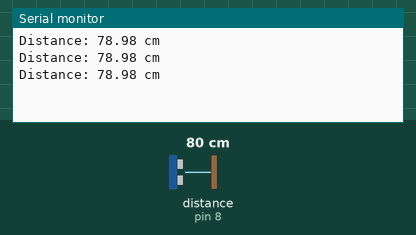
Simulated run of this sketch. Board: Arduino Uno, built with avr-gcc and run on an emulated ATmega328P. Parts: the last lines printed to the serial monitor. Wiring (inferred from the names in the program): ultrasonic range finder: trigger pin 7; echo pin 8. Inputs (shaded band) come from the test bench; at power-on: distance to the obstacle (sensor on pin 8) 80 cm. The echo pulse lasts 58.3 µs per cm.

Above: at 1.3 s.
1.4 s: distance to the obstacle (sensor on pin 8) set to 2 cm
At 1.9 s:
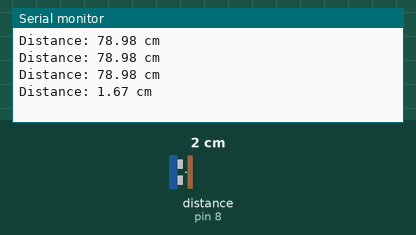
2.9 s: distance to the obstacle (sensor on pin 8) set to 4 cm
At 3.4 s:
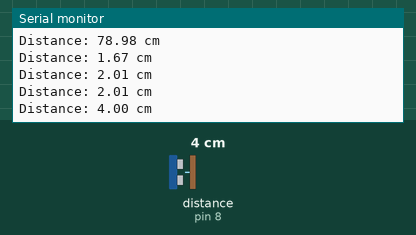
Timing chart, 0 to 5.9 s (numbered marks = the images above; inputs shaded):
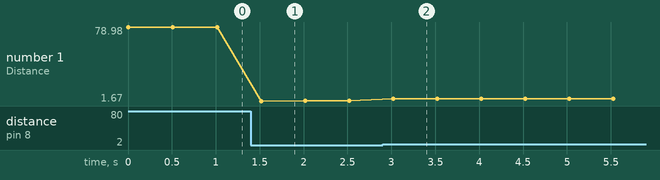

The sketch:

ultrasonic-sensor.ino
```cpp
// Ultrasonic Sensor Distance Measurement using HC-SR04

// Define pins
const int trigpin = 7;  // Trigger pin (OUTPUT)
const int echopin = 8;  // Echo pin (INPUT)

// Variables to store time and distance
long duration;
float distance_cm;


void setup() {

  Serial.begin(9600);  // Start serial communication

  pinMode(trigpin,OUTPUT);   // Set trig pin as output
  pinMode(echopin,INPUT);   // Set echo pin as input

}

void loop() {

  // -------- Generate Trigger Pulse --------
  digitalWrite(trigpin,LOW);
  delayMicroseconds(2);   // Ensure clean LOW signal

  digitalWrite(trigpin,HIGH);
  delayMicroseconds(10);    // Send 10µs pulse
  digitalWrite(trigpin,LOW);


  // -------- Read Echo Pulse --------
  duration = pulseIn(echopin,HIGH);    // Measure time of HIGH pulse

  // -------- Convert to Distance --------
  // Speed of sound = 0.034 cm/µs
  distance_cm = duration*0.034/2;

  // -------- Print Result --------
  Serial.print("Distance: ");
  Serial.print(distance_cm);
  Serial.println(" cm");

  delay(500); // Small delay for readability

}
```

Measured:
- after the input at 1.4 s, the serial monitor: prints a new line after 0.12 s (image 1)
- after the input at 2.9 s, the serial monitor: prints a new line after 0.12 s (image 2)
- plotted number 1: 78.98 → 2.01 after the input at 1.4 s, 2.01 → 4 after the input at 2.9 s
